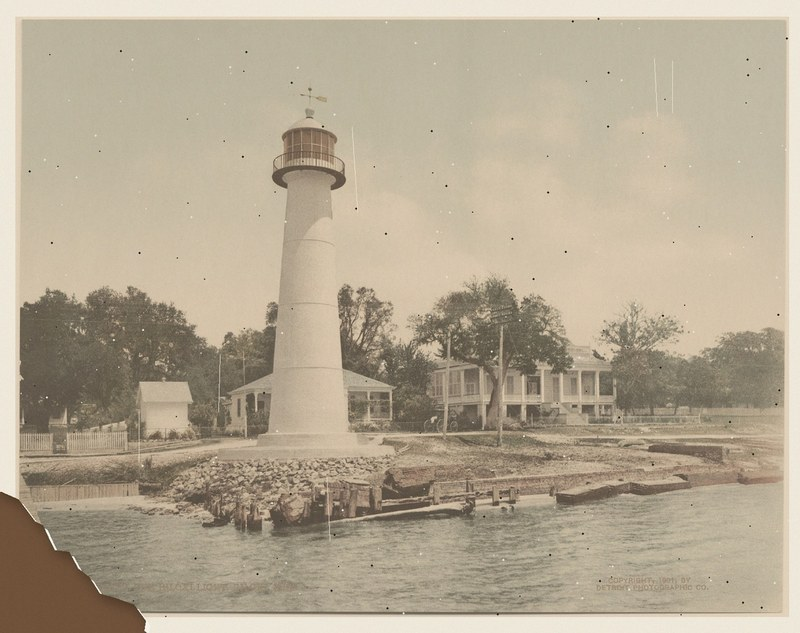
#> input picture core/imaging/src/test/resources/torn-print.jpg, 800 x 633 px
$ python scenes2.py ../../core/imaging/src/test/resources/torn-print.jpg ../../core/imaging/src/test/resources/torn-print.jpg
#> lines starting #> are read from the running program, lines starting #| are printed output that depends on the picture; after the words box and inside, x2 and y2 are one past the last pixel; in counts of white or black regions, pixels touching at a corner belong together
"""scenes2.py <print jpg> <out dir>: an old faded print with a torn corner on a desk, and an open book page photographed.

The print is "Biloxi Light House, Miss." (Detroit Photographic Co., 1901), public domain, from
Wikimedia Commons (Library of Congress photochrom collection).
"""
import os
import sys

import cv2
import numpy as np
from PIL import Image, ImageDraw, ImageFont

src, out = sys.argv[1], sys.argv[2]
os.makedirs(out, exist_ok=True)
rng = np.random.default_rng(4)

# ---- Old print ----
p = cv2.cvtColor(cv2.imread(src), cv2.COLOR_BGR2RGB).astype(np.float32) / 255
h, w = p.shape[:2]
#> h = 633; w = 800
# Faded: blacks lifted, contrast flattened, a yellow-magenta cast.
p = 0.28 + 0.62 * p
p = p * np.array([1.06, 0.96, 0.78]) + np.array([0.03, 0.0, -0.02])
gray = p.mean(axis=2, keepdims=True)
p = gray + 0.55 * (p - gray)
# Dust: small dark and light specks; scratches: thin pale lines.
img = (np.clip(p, 0, 1) * 255).astype(np.uint8)
for _ in range(260):
    x, y = int(rng.integers(w)), int(rng.integers(h))
    r = int(rng.integers(1, 3))
    c = int(rng.choice([35, 225]))
    cv2.circle(img, (x, y), r, (c, c, c - 10), -1)
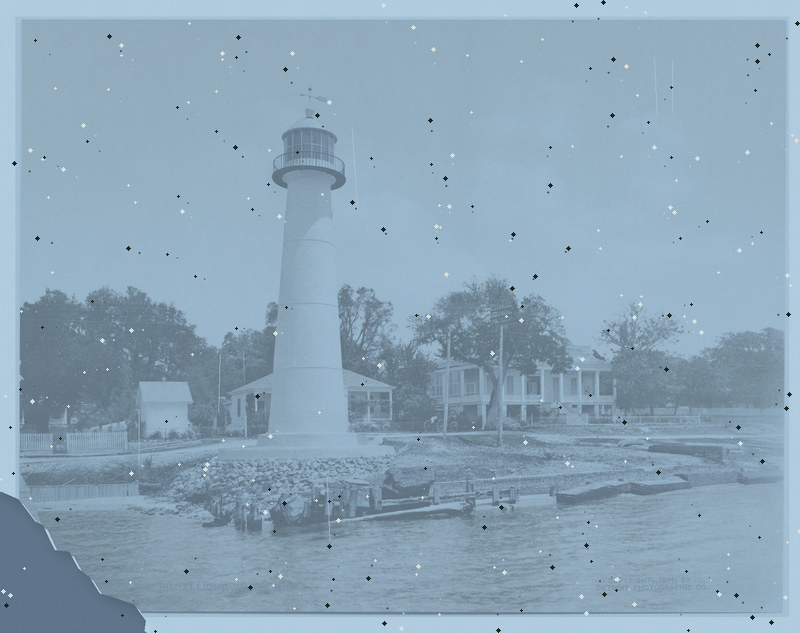
#> img: shape (633, 800, 3); mean B, G, R 183.9, 165.7, 140
for _ in range(6):
    # Short, thin, nearly straight: what a print picks up in a drawer.
    x0, y0 = int(rng.integers(40, w - 40)), int(rng.integers(0, h - 200))
    length = int(rng.integers(90, 200))
    cv2.line(img, (x0, y0), (x0 + int(rng.integers(-12, 12)), y0 + length), (236, 230, 215), 1)
#> this loop made 6 passes
#> (x0, y0) on passes 1 to 6: (141, 342), (647, 36), (326, 399), (350, 95), (220, 293), (665, 38)
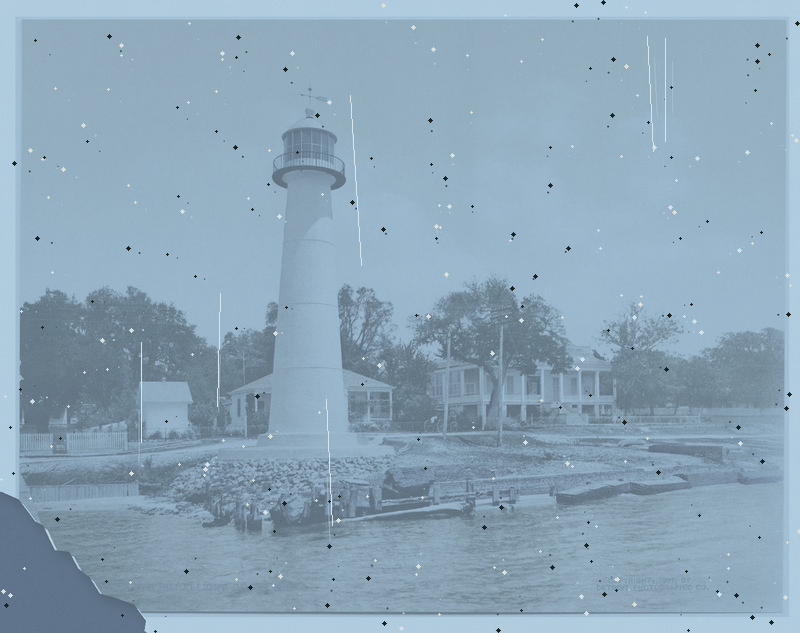
#> img: shape (633, 800, 3); 0.14% of pixels changed, all inside (x1, y1, x2, y2) = (141, 36, 666, 526)
# White print border.
b = 40
bordered = np.full((h + 2 * b, w + 2 * b, 3), (238, 232, 218), np.uint8)
bordered[b:b + h, b:b + w] = img
H, W = bordered.shape[:2]
#> H = 713; W = 880
# The desk, warm wood; the print laid on it, its bottom-left corner torn away.
SW, SH = 2200, 1800
desk = np.zeros((SH, SW, 3), np.float32)
desk[:] = (112, 82, 58)
grain = cv2.GaussianBlur(rng.normal(0, 6, (SH, SW)).astype(np.float32), (0, 0), sigmaX=2, sigmaY=30)
desk += grain[..., None]
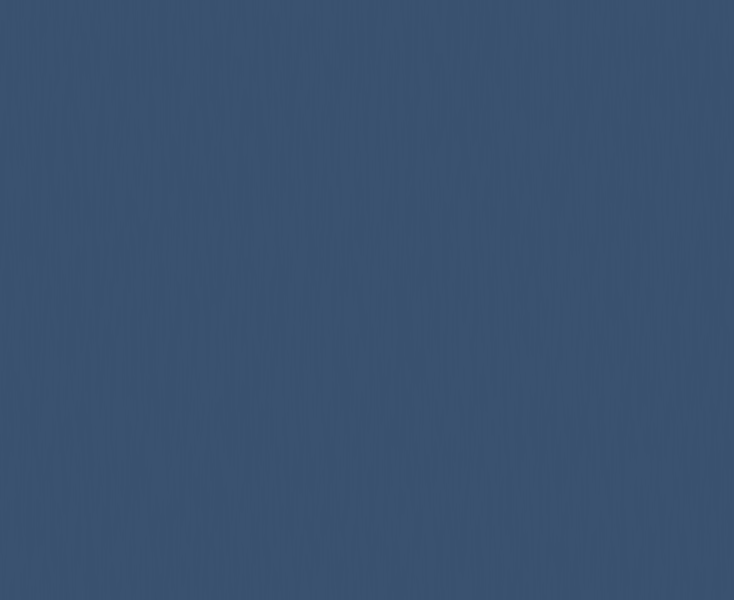
#> desk: shape (1800, 2200, 3) float32 (shown at 1/3 size); mean of channels 0, 1, 2 112.1, 82.9, 59.8; drawn as B, G, R
x0, y0 = (SW - W) // 2, (SH - H) // 2
#> x0 = 660; y0 = 543
mask = np.ones((H, W), np.uint8)
edge = [(int(330 * t + rng.integers(-14, 14)), int(H - 300 * (1 - t) + rng.integers(-14, 14))) for t in np.linspace(0, 1, 16)]
#> edge = [(-3, 423), (12, 424), (46, 439), (79, 483), (94, 490), (105, 514), (118, 540), (146, 543), (164, 576), (186, 593), (207, 626), (235, 634), (275, 648), (298, 680), (295, 700), (330, 725)]
tear = np.array([(0, H - 300)] + edge + [(330, H), (0, H)], np.int32)
#> tear = 19 rows, first 8: [0, 413], [-3, 423], [12, 424], [46, 439], [79, 483], [94, 490], [105, 514], [118, 540]
rim = bordered.copy()
cv2.fillPoly(rim, [np.array([(x + 9, y + 9) for x, y in edge] + [(0, H)], np.int32)], (244, 241, 234))
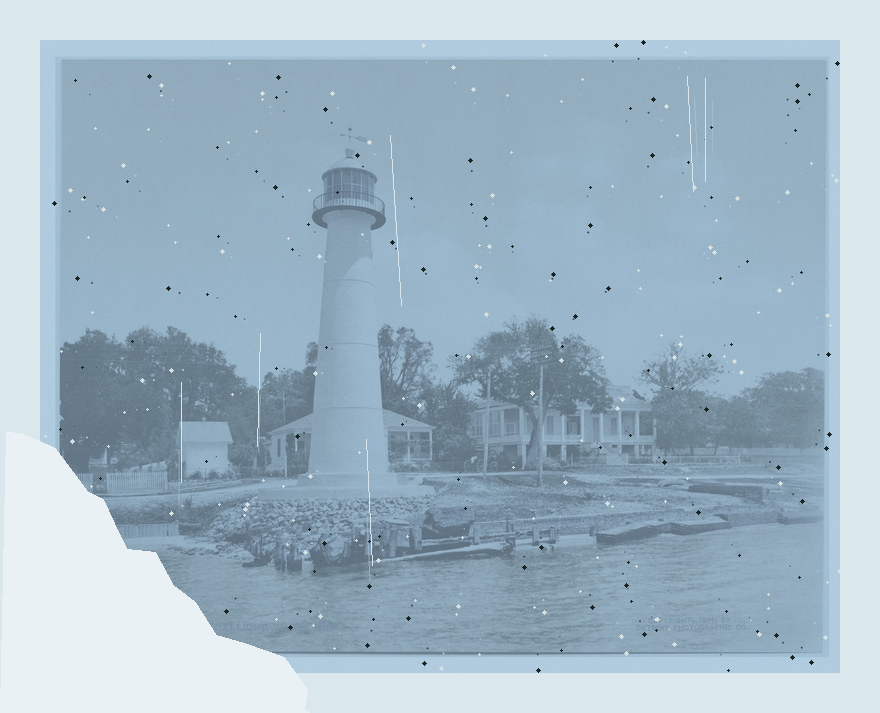
#> rim: shape (713, 880, 3); mean of channels 0, 1, 2 198.1, 183.1, 160.5; drawn as B, G, R
cv2.fillPoly(mask, [tear], 0)
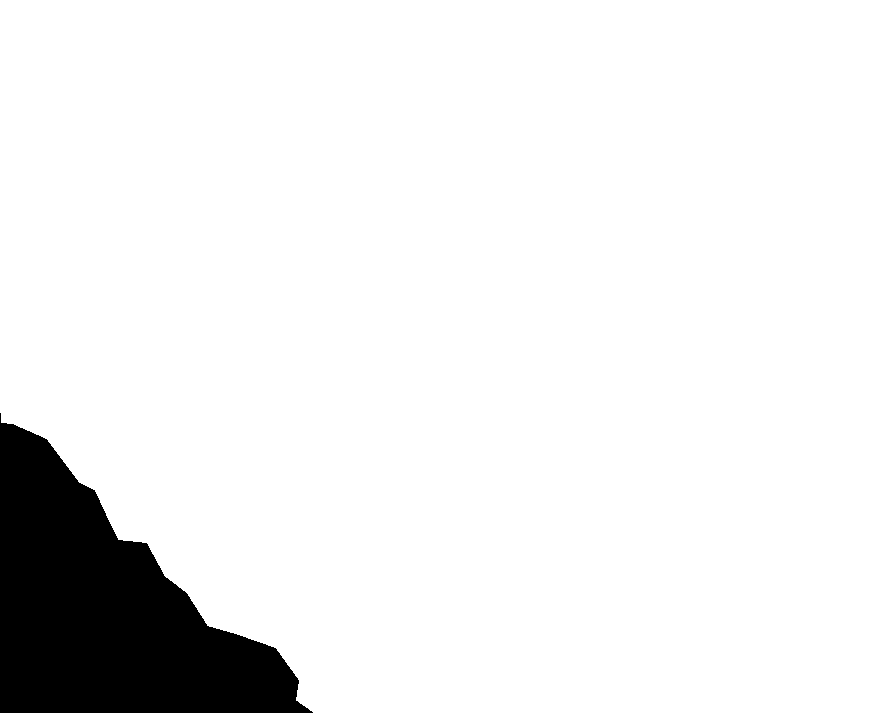
#> mask: shape (713, 880); values 0 (black) and 1 (white), 92.2% white; 1 black region, box (x1, y1, x2, y2) and area: (0, 413, 313, 713) 48637
scene = desk.copy()
region = scene[y0:y0 + H, x0:x0 + W]
keep = mask.astype(bool)
region[keep] = rim[keep]
# Soft shadow under the print's kept edges.
shadow = np.zeros((SH, SW), np.float32)
shadow[y0 + 10:y0 + H + 10, x0 + 8:x0 + W + 8] = mask
#> shadow: shape (1800, 2200) float32; values 0 (black) and 1 (white), 14.6% white; 1 white region, box (x1, y1, x2, y2) and area: (668, 553, 1548, 1266) 578803
shadow = cv2.GaussianBlur(shadow, (0, 0), 12)
under = (scene == desk).all(axis=2)
#> under: shape (1800, 2200) bool; 85.4% white; 1 black region, box (x1, y1, x2, y2) and area: (660, 543, 1540, 1256) 578803
scene[under] *= (1 - 0.35 * shadow[under])[..., None]
scene = np.clip(scene + rng.normal(0, 3, scene.shape), 0, 255).astype(np.uint8)
Image.fromarray(scene).save(os.path.join(out, 'oldprint.jpg'), quality=91)
with open(os.path.join(out, 'oldprint.txt'), 'w') as f:
    f.write(f'{x0} {y0} {W} {H} desk 112,82,58\n')

# ---- Open book page ----
PW, PH = 1500, 2100
page = Image.new('RGB', (PW, PH), (243, 236, 222))
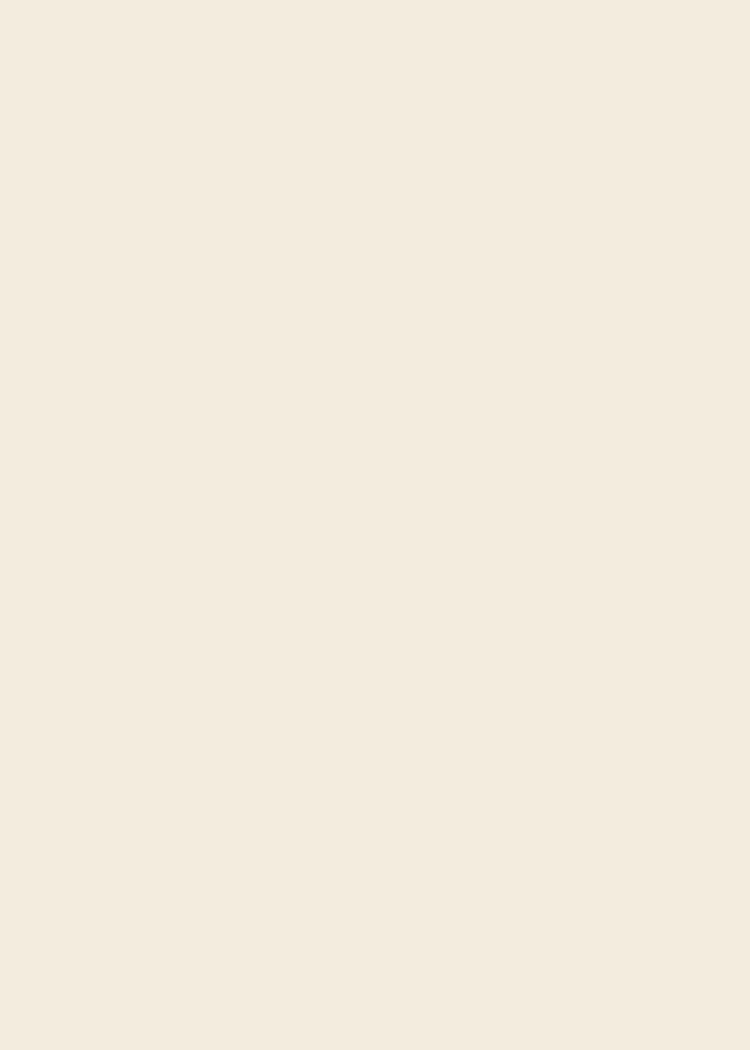
#> page: PIL image 1500x2100 RGB (shown at 1/2 size); mean R, G, B 243, 236, 222
d = ImageDraw.Draw(page)
serif = ImageFont.truetype('C:/Windows/Fonts/times.ttf', 44)
serif_b = ImageFont.truetype('C:/Windows/Fonts/timesbd.ttf', 60)
d.text((150, 170), 'Chapter Three', font=serif_b, fill=(30, 26, 22))
words = ('The tide had gone out by the time they reached the harbour, leaving the small boats '
         'lying on their sides in the mud. Along the quay the lamps were already lit, and the smell of '
         'tar and rope hung in the still evening air. Nobody spoke for a long while. Somewhere beyond '
         'the breakwater a bell was ringing, slow and patient, the way it must have rung for a hundred '
         'years before any of them were born. ').split()
y = 320
i = 0
while y < PH - 200:
    line, x = [], 150
    while True:
        wd = words[i % len(words)]
        width = d.textlength(wd + ' ', font=serif)
        if x + width > PW - 150:
            break
        line.append(wd)
        x += width
        i += 1
    d.text((150, y), ' '.join(line), font=serif, fill=(34, 30, 26))
    y += 66
#> after the loop, i = 231; y = 1904
d.text((PW // 2, PH - 110), '37', font=serif, fill=(60, 54, 48), anchor='mm')
page = np.array(page).astype(np.float32)
#> page: shape (2100, 1500, 3) float32
# Paper: faint fibre noise.
page *= (1 + cv2.GaussianBlur(rng.normal(0, 0.03, (PH, PW)).astype(np.float32), (0, 0), 1.2))[..., None]
# On a darker ground (the facing page's edge, the table), bent toward the spine on the right.
CW, CH = 1800, 2500
canvas = np.full((CH, CW, 3), (52, 46, 42), np.float32)
ox, oy = 120, 200
canvas[oy:oy + PH, ox:ox + PW] = page
yy, xx = np.mgrid[0:CH, 0:CW].astype(np.float32)
u = np.clip((xx - ox) / PW, 0, 1.05)
t = (yy - oy) / PH
amount = 0.055 * PH
dy = amount * u ** 3 * (0.3 + 1.4 * t) - amount * 0.25 * (u - 0.5) * (t - 0.5)
mapx = xx - 0.06 * PW * u ** 4  # squeezed toward the spine
mapy = yy - dy
bent = cv2.remap(canvas, mapx, mapy, cv2.INTER_LINEAR, borderMode=cv2.BORDER_REPLICATE)
# The spine's shadow: darker into the gutter on the right, and a little light falloff.
shade = 1 - 0.55 * np.clip((xx - (ox + 0.78 * PW)) / (0.22 * PW), 0, 1) ** 2.2
shade *= 1 - 0.10 * (yy / CH)
bent *= shade[..., None]
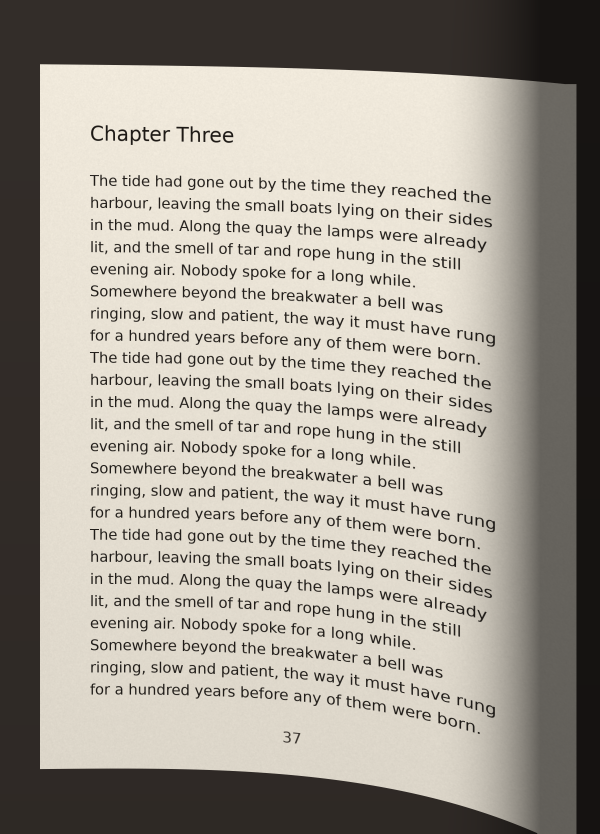
#> bent: shape (2500, 1800, 3) float32 (shown at 1/3 size); mean R, G, B 162.9, 156.2, 148.5
bent = np.clip(bent + rng.normal(0, 3, bent.shape), 0, 255).astype(np.uint8)
Image.fromarray(bent).save(os.path.join(out, 'bookpage.jpg'), quality=91)
with open(os.path.join(out, 'bookpage.txt'), 'w') as f:
    f.write(f'{ox} {oy} {PW} {PH}\n')
print('ok')
